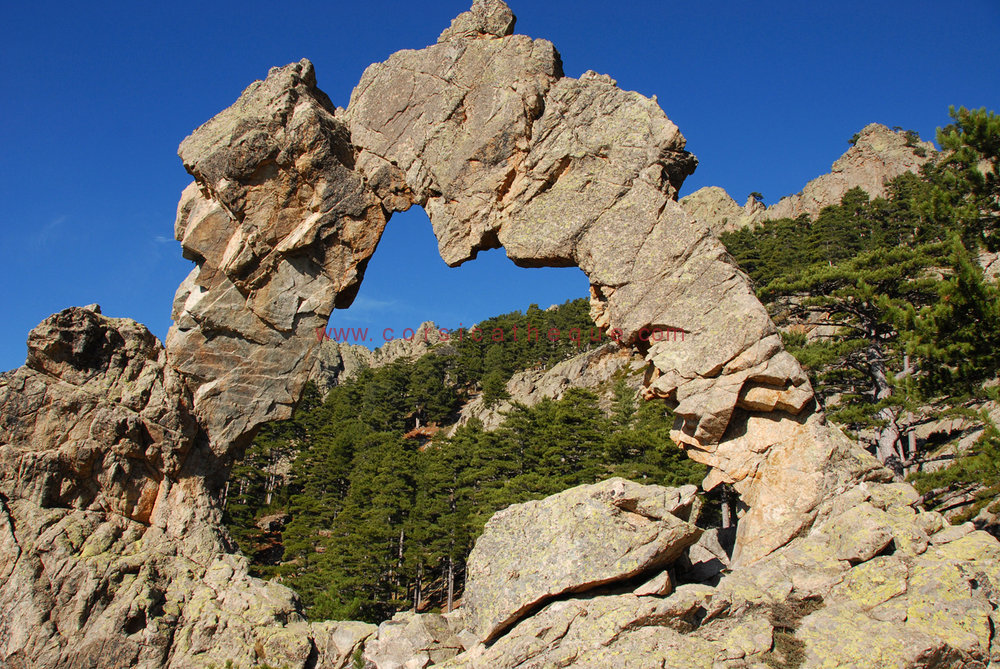
#> input picture IAR Embedded workbench ide/Camera python/image1.jpg, 1000 x 669 px
$ python camera1.py
#> lines starting #> are read from the running program, lines starting #| are printed output that depends on the picture
# -*- coding: utf-8 -*-
"""
Spyder Editor

This is a temporary script file.
"""
import sys
from PIL import Image
#ImageFile='home/pi/Documents/essai_belleudy/Camera/image1.jpg'
ImageFile='image1.jpg'
img=Image.open(ImageFile)
#> img is the input picture: PIL image 1000x669 RGB; mean R, G, B 110.9, 111.6, 107.2
imgflou=img
imgout=img

#print('hello')
#img.format, img.size, img.mode)
#img.show()
print (img.format, img.size, img.mode)
#| JPEG (1000, 669) RGB
#img.show()
colonne,ligne=img.size
#> colonne = 1000; ligne = 669
print(colonne,ligne)
#| 1000 669
for i in range(ligne):
    for j in range(colonne):
        pixel=img.getpixel((j,i))
        p=(0,pixel[1],0)
        img.putpixel((j,i),p)
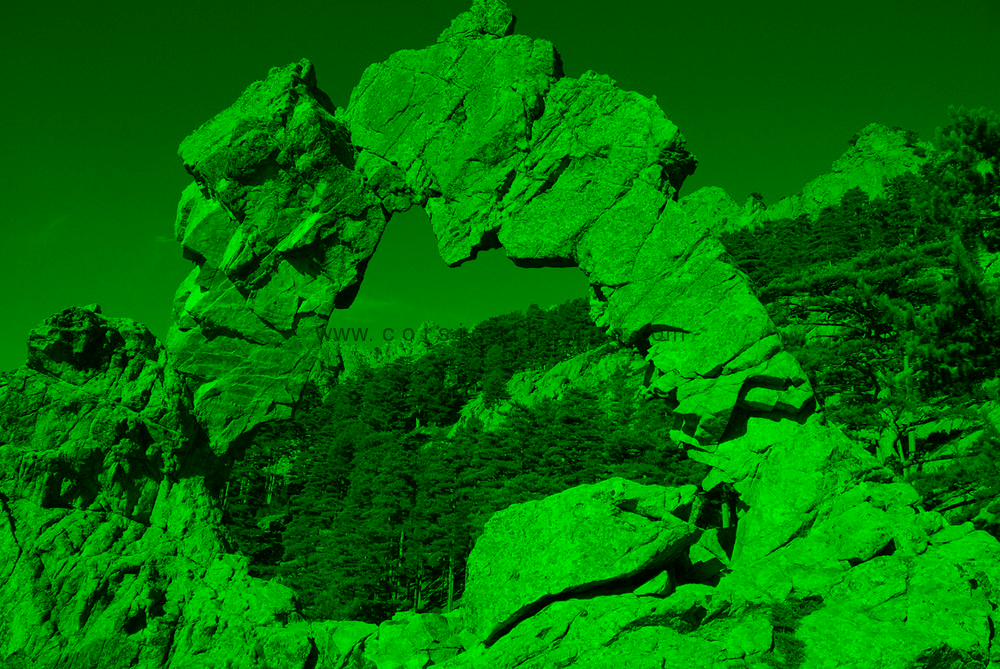
#> img: PIL image 1000x669 RGB; mean R, G, B 0, 111.6, 0
#création image flou
for i in range(ligne):
    for j in range(colonne):
        pixel=img.getpixel((j,i))
        p=(0,pixel[1],0)
        img.putpixel((j,i),p)
#detection contour
for i in range(ligne):
    for j in range(colonne):
        pixel=img.getpixel((j,i))
        pixel2=imgflou
        p=(0,pixel[1],0)
        img.putpixel((j,i),p)

img.show()
